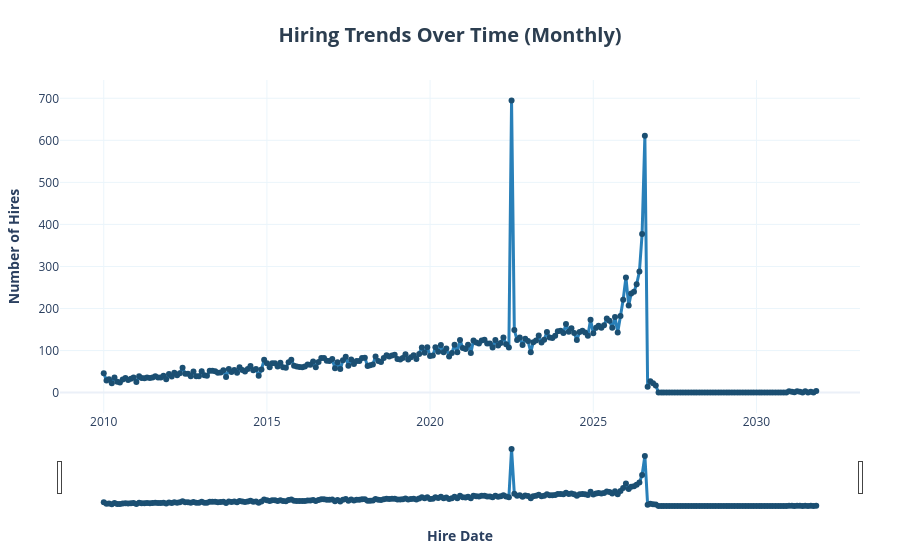

The code cell stored with this chart in its notebook:
### Markdown cell above
### Question 3 (Enhanced): Longitudinal Hiring Trends with Interactive Range Slider
Track monthly recruitment volume over time using monthly time-series resampling (`MS`) and an interactive Plotly range slider.

### Code cell
hiring_trend = (
    df.set_index('hire_date')
      .resample('MS') 
      .size()
      .reset_index(name='hired_count')
)

fig = px.line(
    hiring_trend,
    x="hire_date",
    y="hired_count",
    title="<b>Hiring Trends Over Time (Monthly)</b>",
    markers=True  
)

fig.update_traces(
    line=dict(color="#2980B9", width=3),  
    marker=dict(size=6, color="#1B4F72"), 
    hovertemplate="<b>Date:</b> %{x|%B %Y}<br><b>Hires:</b> %{y:,} employees<extra></extra>"
)

fig.update_layout(
    template="plotly_white",
    title={
        'y': 0.95,
        'x': 0.5,
        'xanchor': 'center',
        'yanchor': 'top',
        'font': {'size': 20, 'color': '#2C3E50'}
    },
    xaxis_title="<b>Hire Date</b>",
    yaxis_title="<b>Number of Hires</b>",
    xaxis=dict(
        showgrid=True,
        gridcolor="#EBF5FB",
        rangeslider=dict(visible=True)  
    ),
    yaxis=dict(
        showgrid=True,
        gridcolor="#EBF5FB"
    ),
    margin=dict(t=80, b=50, l=60, r=40)
)

fig.show()

### Figure 1 — Plotly figure (JSON) as saved in the notebook; plotly's stock layout.template omitted (floating-point values rounded to 4 significant figures; data arrays with more than 128 entries replaced by an {"elided": "..."} marker saying what was removed)
{"data": [{"hovertemplate": "<b>Date:</b> %{x|%B %Y}<br><b>Hires:</b> %{y:,} employees<extra></extra>", "legendgroup": "", "line": {"color": "#2980B9", "dash": "solid", "width": 3}, "marker": {"color": "#1B4F72", "size": 6, "symbol": "circle"}, "mode": "lines+markers", "name": "", "orientation": "v", "showlegend": false, "type": "scatter", "x": {"elided": "263 str values"}, "xaxis": "x", "y": {"elided": "263 int values"}, "yaxis": "y"}], "layout": {"legend": {"tracegroupgap": 0}, "margin": {"b": 50, "l": 60, "r": 40, "t": 80}, "title": {"font": {"color": "#2C3E50", "size": 20}, "text": "<b>Hiring Trends Over Time (Monthly)</b>", "x": 0.5, "xanchor": "center", "y": 0.95, "yanchor": "top"}, "xaxis": {"anchor": "y", "domain": [0, 1], "gridcolor": "#EBF5FB", "rangeslider": {"visible": true}, "showgrid": true, "title": {"text": "<b>Hire Date</b>"}}, "yaxis": {"anchor": "x", "domain": [0, 1], "gridcolor": "#EBF5FB", "showgrid": true, "title": {"text": "<b>Number of Hires</b>"}}}}
